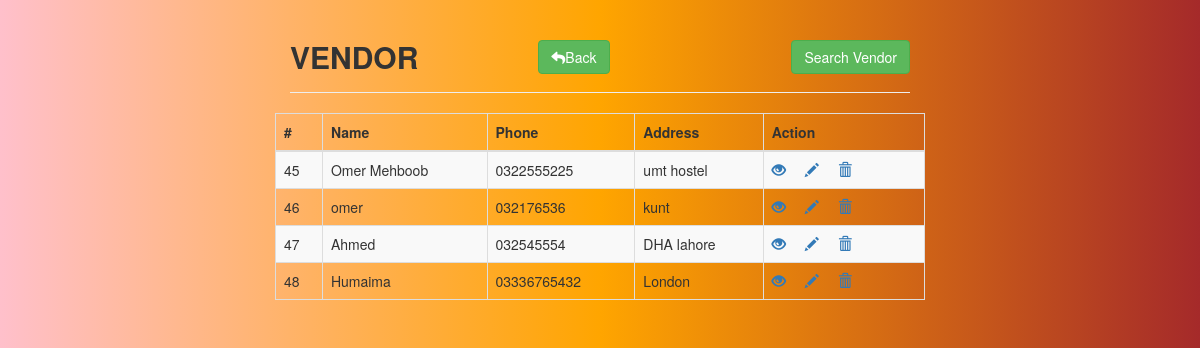
The app's page /Vindex.php with its own data.
### tables this page shows
CREATE TABLE `vendor` (
  `id` int(11) NOT NULL,
  `name` varchar(20) NOT NULL,
  `phone` varchar(25) NOT NULL,
  `address` varchar(100) NOT NULL,
  `mid` int(11) NOT NULL
);

### Vindex.php (the view, shortened to what this page needs)
<!DOCTYPE html>
<html lang="en">
<head>
  <link rel="stylesheet" href="https://cdnjs.cloudflare.com/ajax/libs/font-awesome/5.8.2/css/all.css" />
<link rel="stylesheet" href="https://maxcdn.bootstrapcdn.com/bootstrap/3.4.1/css/bootstrap.min.css">
</head>
<?php
      require_once "Vconfig.php";
      $sql="select * from Vendor";
?>
<body class="grad">
<div class="wrapper">
  <div class="container-fluid">
  	<div class="row">
  		<div class="col-md-12">
  			<div class="page-header clearfix">
  				<h2 class="pull-left"><strong>VENDOR</strong></h2>
          <a href="Vsearch.php" class="btn btn-success pull-right" >Search Vendor</a>
  				<a href="main_menu.php" class="btn btn-success " id="search"><i class="fa fa-reply" aria-hidden="true"></i>Back</a>
  			</div>
  		</div>
  		<?php if($result=$mysqli->query($sql))
  		{
  			if($result->num_rows>0): ?>
  			<table class="table table-bordered table-striped">
               <thead>
               	  <tr>
               	  	<th>#</th>
               	  	<th>Name</th>
               	  	<th>Phone</th>
               	  	<th>Address</th>
               	  	<th>Action</th>
               	  </tr>
               </thead>
               <tbody>
               <?php while($row=$result->fetch_array()) :?>
               	<tr>
               		<td> <?php echo $row['id'] ?></td>
               		<td> <?php echo $row['name'] ?></td>
               		<td> <?php echo $row['phone'] ?></td>
               		<td> <?php echo $row['address'] ?></td>
               		<td>
               			<a href='Vread.php?id=<?php echo $row['id'] ?>' title='view' data-toggle='tooltip'><span class='glyphicon glyphicon-eye-open'></span></a>
               			<a href='Vupdate.php?update=<?php echo $row['id'] ?>' title='update' data-toggle='tooltip'><span class='glyphicon glyphicon-pencil'></span></a>
               			<a href="Vconfig.php?delete=<?php echo $row['id'] ?>" title='delete' data-toggle='tooltip'><span class='glyphicon glyphicon-trash'></span></a>
               		</td>
               	</tr>
               <?php endwhile ?>
               </tbody>
  			</table>
  			<?php else: ?>
  			<p class="lead"><em>No Record found to display</em></p>
  		    <?php endif ?>
            <?php
            }
            else
            {
            	echo "error: could not execute 	";
            }
            ?>
           </div>
          </div>
         </div>
</body>
</html>

### Vindex.php (style rules this page uses)
.wrapper { width:650px; margin: 0 auto; }
.page-header h2 { margin-top: 0; }
table tr td:last-child a { margin-right: 15px; }
.grad { background-image: linear-gradient(-90deg, brown,orange,pink); }
#search { margin-left: 120px; }

### records on screen
vendor: id "45", name "Omer Mehboob", phone "0322555225", address "umt hostel"
vendor: id "46", name "omer", phone "032176536", address "kunt"
vendor: id "47", name "Ahmed", phone "032545554", address "DHA lahore"
vendor: id "48", name "Humaima", phone "03336765432", address "London"
